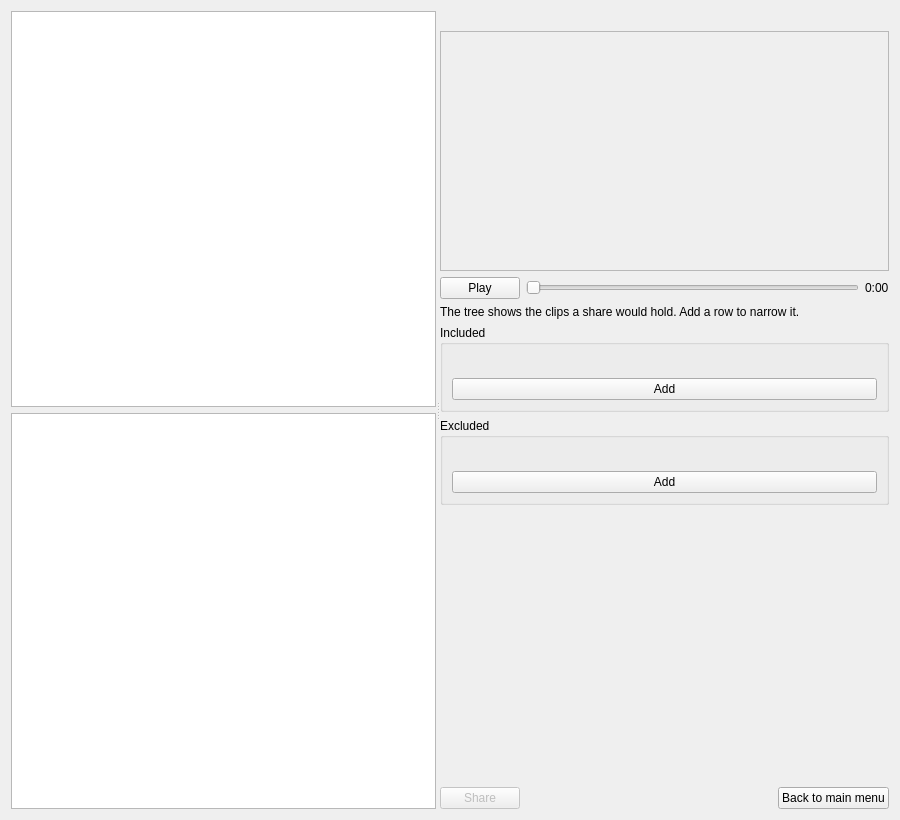
<?xml version="1.0" encoding="UTF-8"?>
<ui version="4.0">
 <class>SharingWindow</class>
 <widget class="QWidget" name="SharingWindow">
  <property name="geometry">
   <rect>
    <x>0</x>
    <y>0</y>
    <width>900</width>
    <height>820</height>
   </rect>
  </property>
  <property name="minimumSize">
   <size>
    <width>760</width>
    <height>820</height>
   </size>
  </property>
  <property name="windowTitle">
   <string>Library Sharing</string>
  </property>
  <layout class="QHBoxLayout" name="sharingLayout">
   <property name="spacing">
    <number>6</number>
   </property>
   <item>
    <widget class="QSplitter" name="splitter">
     <property name="orientation">
      <enum>Qt::Orientation::Horizontal</enum>
     </property>
     <widget class="QWidget" name="sidebar" native="true">
      <layout class="QVBoxLayout" name="sidebarLayout">
       <item>
        <widget class="QTreeWidget" name="treeLibrary">
         <property name="horizontalScrollBarPolicy">
          <enum>Qt::ScrollBarPolicy::ScrollBarAsNeeded</enum>
         </property>
         <property name="alternatingRowColors">
          <bool>true</bool>
         </property>
         <property name="horizontalScrollMode">
          <enum>QAbstractItemView::ScrollMode::ScrollPerPixel</enum>
         </property>
         <property name="indentation">
          <number>10</number>
         </property>
         <property name="animated">
          <bool>false</bool>
         </property>
         <property name="wordWrap">
          <bool>true</bool>
         </property>
         <property name="headerHidden">
          <bool>true</bool>
         </property>
         <column>
          <property name="text">
           <string>Library</string>
          </property>
         </column>
        </widget>
       </item>
       <item>
        <widget class="QPlainTextEdit" name="textProblems">
         <property name="visible">
          <bool>false</bool>
         </property>
         <property name="readOnly">
          <bool>true</bool>
         </property>
        </widget>
       </item>
      </layout>
     </widget>
     <widget class="QWidget" name="sharePane" native="true">
      <layout class="QVBoxLayout" name="shareLayout">
       <item>
        <widget class="QLabel" name="labelClipName">
         <property name="styleSheet">
          <string notr="true">font-weight: bold;</string>
         </property>
         <property name="text">
          <string/>
         </property>
         <property name="wordWrap">
          <bool>true</bool>
         </property>
        </widget>
       </item>
       <item>
        <widget class="QFrame" name="videoContainer">
         <property name="minimumSize">
          <size>
           <width>0</width>
           <height>240</height>
          </size>
         </property>
         <property name="frameShape">
          <enum>QFrame::Shape::StyledPanel</enum>
         </property>
        </widget>
       </item>
       <item>
        <layout class="QHBoxLayout" name="transportLayout">
         <item>
          <widget class="QPushButton" name="buttonPlay">
           <property name="text">
            <string>Play</string>
           </property>
          </widget>
         </item>
         <item>
          <widget class="QSlider" name="sliderPosition">
           <property name="orientation">
            <enum>Qt::Orientation::Horizontal</enum>
           </property>
          </widget>
         </item>
         <item>
          <widget class="QLabel" name="labelPosition">
           <property name="text">
            <string>0:00</string>
           </property>
          </widget>
         </item>
        </layout>
       </item>
       <item>
        <widget class="QLabel" name="labelFilterHint">
         <property name="text">
          <string>The tree shows the clips a share would hold. Add a row to narrow it.</string>
         </property>
         <property name="wordWrap">
          <bool>true</bool>
         </property>
        </widget>
       </item>
       <item>
        <layout class="QVBoxLayout" name="verticalLayout">
         <item>
          <widget class="QGroupBox" name="includedGroup">
           <property name="toolTip">
            <string>A clip is in the share when it matches every namespace here: within one namespace any value counts, across namespaces all of them must.</string>
           </property>
           <property name="title">
            <string>Included</string>
           </property>
           <layout class="QVBoxLayout" name="includedGroupLayout">
            <item>
             <widget class="QWidget" name="includedRows" native="true">
              <layout class="QVBoxLayout" name="includedRowsLayout"/>
             </widget>
            </item>
            <item>
             <widget class="QPushButton" name="buttonAddIncluded">
              <property name="toolTip">
               <string>Add a row: a namespace and a value a clip must match to be in the share.</string>
              </property>
              <property name="text">
               <string>Add</string>
              </property>
             </widget>
            </item>
           </layout>
          </widget>
         </item>
         <item>
          <widget class="QGroupBox" name="excludedGroup">
           <property name="toolTip">
            <string>A clip matching any value here is left out of the share, whatever the included rows matched.</string>
           </property>
           <property name="title">
            <string>Excluded</string>
           </property>
           <layout class="QVBoxLayout" name="excludedGroupLayout">
            <item>
             <widget class="QWidget" name="excludedRows" native="true">
              <layout class="QVBoxLayout" name="excludedRowsLayout"/>
             </widget>
            </item>
            <item>
             <widget class="QPushButton" name="buttonAddExcluded">
              <property name="toolTip">
               <string>Add a row: a namespace and a value a clip must not match to stay in the share.</string>
              </property>
              <property name="text">
               <string>Add</string>
              </property>
             </widget>
            </item>
           </layout>
          </widget>
         </item>
        </layout>
       </item>
       <item>
        <widget class="QLabel" name="labelStatus">
         <property name="text">
          <string/>
         </property>
         <property name="wordWrap">
          <bool>true</bool>
         </property>
        </widget>
       </item>
       <item>
        <spacer name="shareSpacer">
         <property name="orientation">
          <enum>Qt::Orientation::Vertical</enum>
         </property>
         <property name="sizeHint" stdset="0">
          <size>
           <width>20</width>
           <height>20</height>
          </size>
         </property>
        </spacer>
       </item>
       <item>
        <layout class="QHBoxLayout" name="shareButtons">
         <item>
          <widget class="QPushButton" name="buttonShare">
           <property name="enabled">
            <bool>false</bool>
           </property>
           <property name="toolTip">
            <string>Write the share as a zip into the Share folder beside the app. The zip holds each clip's video and its .cnfo record, so a recipient drops it into their import folder and imports it.</string>
           </property>
           <property name="text">
            <string>Share</string>
           </property>
           <property name="default">
            <bool>true</bool>
           </property>
          </widget>
         </item>
         <item>
          <spacer name="buttonSpacer">
           <property name="orientation">
            <enum>Qt::Orientation::Horizontal</enum>
           </property>
           <property name="sizeHint" stdset="0">
            <size>
             <width>40</width>
             <height>20</height>
            </size>
           </property>
          </spacer>
         </item>
         <item>
          <widget class="QPushButton" name="buttonMenu">
           <property name="toolTip">
            <string>Close this window. The main menu comes back, and every clip stays in the library exactly as it is.</string>
           </property>
           <property name="text">
            <string>Back to main menu</string>
           </property>
          </widget>
         </item>
        </layout>
       </item>
      </layout>
     </widget>
    </widget>
   </item>
  </layout>
 </widget>
 <resources/>
 <connections/>
</ui>
